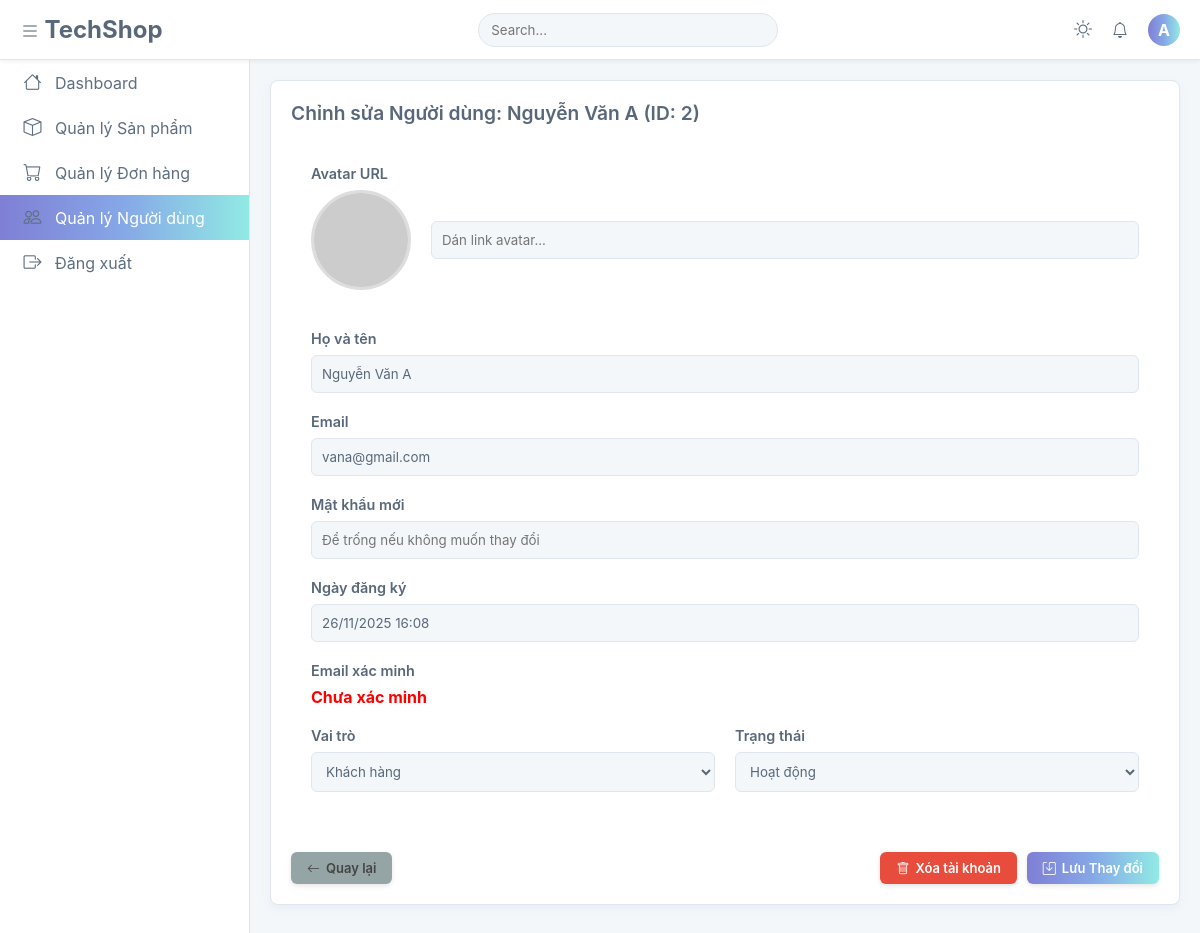
Page /public/admin/edit_user.php?id=2 (signed in) on the committed database.
### tables this page shows
CREATE TABLE `nguoi_dung` (
  `id` int(11) NOT NULL AUTO_INCREMENT,
  `ho_ten` varchar(100) NOT NULL,
  `email` varchar(150) NOT NULL,
  `mat_khau` varchar(255) NOT NULL,
  `vai_tro` enum('khach','admin') NOT NULL DEFAULT 'khach',
  `email_verified` tinyint(1) DEFAULT 0 COMMENT '0: Chưa xác minh, 1: Đã xác minh',
  `email_verified_at` datetime DEFAULT NULL,
  `otp` varchar(6) DEFAULT NULL,
  `otp_expires_at` datetime DEFAULT NULL,
  `reset_token` varchar(64) DEFAULT NULL,
  `reset_expires_at` datetime DEFAULT NULL,
  `reset_otp` varchar(6) DEFAULT NULL,
  `reset_otp_expires` datetime DEFAULT NULL,
  `trang_thai` tinyint(1) NOT NULL DEFAULT 1 COMMENT '1: Hoạt động, 0: Bị khóa',
  `ngay_tao` datetime NOT NULL DEFAULT current_timestamp(),
  PRIMARY KEY (`id`),
  UNIQUE KEY `email` (`email`),
  UNIQUE KEY `email_2` (`email`)
);

### app/config/env.php (called while the page is built)
<?php
function env($key, $default = null) {
    static $data;
    if (!$data) {
        $data = [];
        $path = __DIR__ . '/.env';
        if (file_exists($path)) {
            $lines = file($path, FILE_IGNORE_NEW_LINES | FILE_SKIP_EMPTY_LINES);
            foreach ($lines as $line) {
                [$k, $v] = explode('=', $line, 2);
                $data[$k] = $v;
            }
        }
    }
    return $data[$key] ?? $default;
}

### app/config/database.php (called while the page is built, shortened)
<?php
require_once __DIR__ . "/env.php";
class Database {
    public $conn;
    public function __construct() {
        $this->conn = new mysqli(
            env("DB_HOST"),
            env("DB_USER"),
            env("DB_PASS"),
            env("DB_NAME")
        );
        $this->conn->set_charset("utf8");
    }
    public function getConnection() {
        return $this->conn;
    }
}

### app/controllers/UserController.php (called while the page is built, shortened)
<?php
require_once __DIR__ . '/../models/UserModel.php';
class CustomerController {
    private $model;
    public function __construct() {
        $this->model = new UserModel();
    }
    public function detail($id) {
        $item = $this->model->getById($id);
        return $item
            ? ["success" => true, "data" => $item]
            : ["success" => false, "message" => "Không tìm thấy khách hàng!"];
    }
}

### app/models/UserModel.php (called while the page is built, shortened)
<?php
require_once __DIR__ . '/../config/database.php';
class UserModel {
    private $conn;
    public function __construct() {
        $this->conn = (new Database())->getConnection();
    }
    public function getById($id) {
        $stmt = $this->conn->prepare("SELECT * FROM nguoi_dung WHERE id = ?");
        $stmt->bind_param("i", $id);
        $stmt->execute();
        return $stmt->get_result()->fetch_assoc();
    }
}

### public/admin/edit_user.php (the view, shortened to what this page needs)
<?php
require_once __DIR__ . '/../../app/controllers/UserController.php';
$id = $_GET['id'] ?? 0;
$controller = new CustomerController();
$userData = $controller->detail($id);
$user = $userData['data'];
?>
<!DOCTYPE html>
<html lang="vi">
<head>
    <link rel="stylesheet" href="/TechShop/public/assets/css/cssAdmin/admin_style.css">
    <link rel="stylesheet" href="https://cdn.jsdelivr.net/npm/bootstrap-icons@1.11.1/font/bootstrap-icons.css">
</head>
<body>
<div class="app-wrapper">
    <?php
    include __DIR__ . '/../includes/Admin/layout_sidebar.php';
    ?>
    <main class="main-content">
        <div class="card">
            <form id="updateForm" method="POST" class="form-group-wrapper">
                <div class="card-header">
                    <h5 class="card-title">Chỉnh sửa Người dùng: <?= htmlspecialchars($user['ho_ten']) ?> (ID: <?= $user['id'] ?>)</h5>
                </div>
                <div class="card-body">
                    <div class="form-group">
                        <label>Avatar URL</label>
                        <div class="avatar-upload-container">
                            <div class="avatar-preview">
                                <img id="avatarPreview" src="<?= htmlspecialchars($user['avatar'] ?? 'https://via.placeholder.com/150') ?>" alt="Avatar">
                            </div>
                            <div class="avatar-input-group">
                                <input type="text" name="avatar" id="avatarInput" class="form-control"
                                       placeholder="Dán link avatar..."
                                       value="<?= htmlspecialchars($user['avatar'] ?? '') ?>"
                                       oninput="previewAvatar(this.value)">
                            </div>
                        </div>
                    </div>
                    <div class="form-group">
                        <label>Họ và tên</label>
                        <input type="text" name="ho_ten" value="<?= htmlspecialchars($user['ho_ten']) ?>" required class="form-control">
                    </div>
                    <div class="form-group">
                        <label>Email</label>
                        <input type="email" name="email" value="<?= htmlspecialchars($user['email']) ?>" required class="form-control">
                    </div>
                    <div class="form-group">
                        <label>Mật khẩu mới</label>
                        <input type="password" name="mat_khau" placeholder="Để trống nếu không muốn thay đổi" class="form-control">
                    </div>
                    <div class="form-group">
                        <label>Ngày đăng ký</label>
                        <input type="text" value="<?= date('d/m/Y H:i', strtotime($user['ngay_tao'])) ?>" class="form-control" readonly>
                    </div>
                    <div class="form-group">
                        <label>Email xác minh</label>
                        <span class="<?= $user['email_verified'] ? 'status-verified' : 'status-unverified' ?>">
                            <?= $user['email_verified'] ? 'Đã xác minh' : 'Chưa xác minh' ?>
                        </span>
                    </div>
                    <div class="form-group row-group">
                        <div class="col-6">
                            <label>Vai trò</label>
                            <select name="vai_tro" class="form-control">
                                <option value="khach" <?= $user['vai_tro']=='khach'?'selected':'' ?>>Khách hàng</option>
                            </select>
                        </div>
                        <div class="col-6">
                            <label>Trạng thái</label>
                            <select name="trang_thai" class="form-control">
                                <option value="1" <?= $user['trang_thai']==1?'selected':'' ?>>Hoạt động</option>
                            </select>
                        </div>
                    </div>
                </div>
                <div class="card-footer">
                    <a href="/TechShop/public/admin/users" class="btn btn-secondary">
                        <i class="bi bi-arrow-left"></i> Quay lại
                    </a>
                    <div class="right-actions">
                        <button type="button" class="btn btn-delete" onclick="confirmDelete(<?= $user['id'] ?>)">
                            <i class="bi bi-trash"></i> Xóa tài khoản
                        </button>
                        <button type="submit" class="btn btn-primary">
                            <i class="bi bi-save"></i> Lưu Thay đổi
                        </button>
                    </div>
                </div>
            </form>
        </div>
    </main>
</div>
</body>
</html>

### public/assets/css/cssAdmin/admin_style.css (style rules this page uses)
:root { --light-gradient: linear-gradient(90deg, #7F7FD5 0%, #86A8E7 50%, #91EAE4 100%); --dark-gradient: linear-gradient(90deg, #00eaff 0%, #7f5eff 100%); --c-neon-cyan: #00eaff; --c-neon-purple: #7f5eff; --c-neon-border: rgba(0, 234, 255, 0.3); --c-white: #ffffff; --c-light-bg: #f4f7f9; --c-light-border: #e0e6ed; --c-light-text: #58687a; --c-light-text-sidebar: #5e6e82; --c-light-text-muted: #6c757d; --c-light-hover: #f0f4f8; --c-dark-bg: #0d1322; --c-dark-surface: #111a2b; --c-dark-text: #e6f7ff; --c-dark-text-sidebar: rgba(230, 247, 255, 0.9); --c-dark-text-muted: rgba(230, 247, 255, 0.7); --c-dark-hover: rgba(0, 234, 255, 0.1); --status-active: #2ecc71; --status-locked: #e74c3c; --status-pending: #f39c12; --status-shipping: #3498db; --sidebar-width: 250px; --sidebar-width-collapsed: 70px; --top-nav-height: 60px; --content-padding: 20px; --border-radius-card: 8px; --border-radius-input: 6px; --border-radius-button: 6px; --transition-speed-normal: 0.3s; --transition-ease: ease; --sidebar-bg: var(--c-white); --top-nav-bg: var(--c-white); --content-bg: var(--c-light-bg); --card-bg: var(--c-white); --sidebar-hover-bg: var(--c-light-hover); --text-color: var(--c-light-text); --text-light: var(--c-light-text-sidebar); --text-muted: var(--c-light-text-muted); --border-color: var(--c-light-border); --primary-color: var(--c-neon-cyan); --gradient-active: var(--light-gradient); --shadow-card: 0 4px 10px rgba(134, 168, 231, 0.1); }
* { box-sizing: border-box; margin: 0; padding: 0; font-family: -apple-system, BlinkMacSystemFont, "Segoe UI", Roboto, sans-serif; }
body { background-color: var(--content-bg); color: var(--text-color); transition: 0.3s; }
a { text-decoration: none; color: inherit; transition: 0.2s; }
.app-wrapper { padding-top: var(--top-nav-height); padding-left: var(--sidebar-width); transition: padding-left 0.3s ease; }
.main-content { padding: var(--content-padding); min-height: calc(100vh - var(--top-nav-height)); }
.card { background: var(--card-bg); border: 1px solid var(--border-color); border-radius: var(--border-radius-card); padding: var(--content-padding); box-shadow: var(--shadow-card); margin-bottom: 20px; }
.card-header { display: flex; justify-content: space-between; align-items: center; margin-bottom: 20px; flex-wrap: wrap; gap: 15px; }
.card-title { font-size: 1.2rem; font-weight: 600; }
.btn { padding: 8px 16px; border: none; border-radius: var(--border-radius-button); cursor: pointer; font-size: 13px; font-weight: 600; display: inline-flex; align-items: center; justify-content: center; gap: 6px; color: white; transition: all 0.3s cubic-bezier(0.25, 0.8, 0.25, 1); text-align: center; box-shadow: 0 2px 5px rgba(0,0,0,0.1); text-decoration: none; }
.btn-primary { background: var(--gradient-active); }
.btn-secondary { background: #95a5a6; color: #444; }
.btn-delete, .btn-lock { background: #e74c3c; color: #fff; }
.form-group { margin-bottom: 20px; }
.form-group label { display: block; margin-bottom: 8px; font-weight: 600; font-size: 0.9rem; }
.form-control { width: 100%; padding: 10px; border: 1px solid var(--border-color); background: var(--content-bg); color: var(--text-color); border-radius: var(--border-radius-input); }
.row-group { display: flex; gap: 20px; }
.col-6 { flex: 1; }
.card-body { padding: var(--content-padding); min-height: 150px; display: flex; flex-direction: column; justify-content: space-between; }

### public/admin/edit_user.php (style rules this page uses)
.avatar-upload-container { display: flex; align-items: center; gap: 20px; margin-bottom: 20px; }
.avatar-preview { width: 100px; height: 100px; border-radius: 50%; border: 3px solid #ddd; overflow: hidden; background: #f0f0f0; flex-shrink: 0; }
.avatar-preview img { width: 100%; height: 100%; object-fit: cover; }
.avatar-input-group { flex-grow: 1; }
.card-footer { display: flex; justify-content: space-between; align-items: center; margin-top: 20px; }
.right-actions { display: flex; gap: 10px; }
.status-unverified { color: red; font-weight: bold; }

### rows in the picture
nguoi_dung: ho_ten "Nguyễn Văn A", id "2", email "vana@gmail.com", ngay_tao "26/11/2025 16:08", vai_tro "Khách hàng", trang_thai "Hoạt động"

### other values in the picture
substr($_SESSION['user']['name'], 0, 1) "A"
